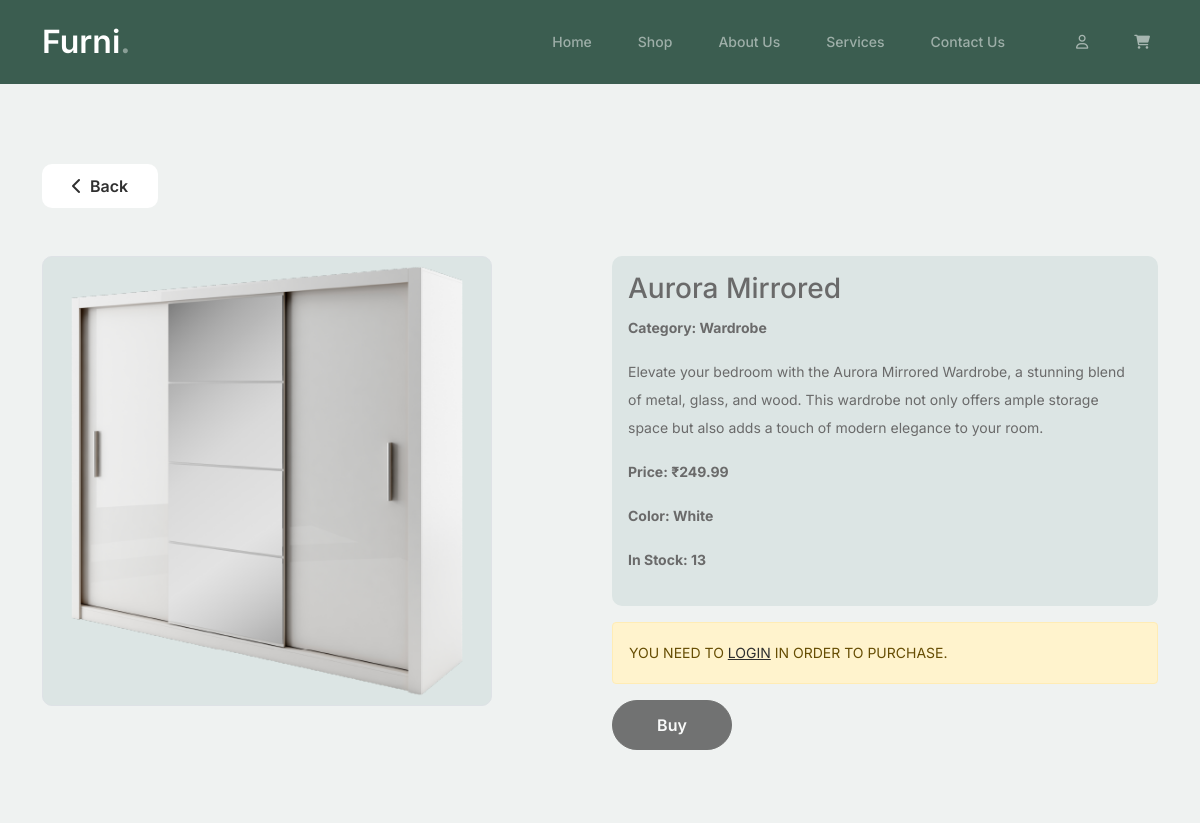
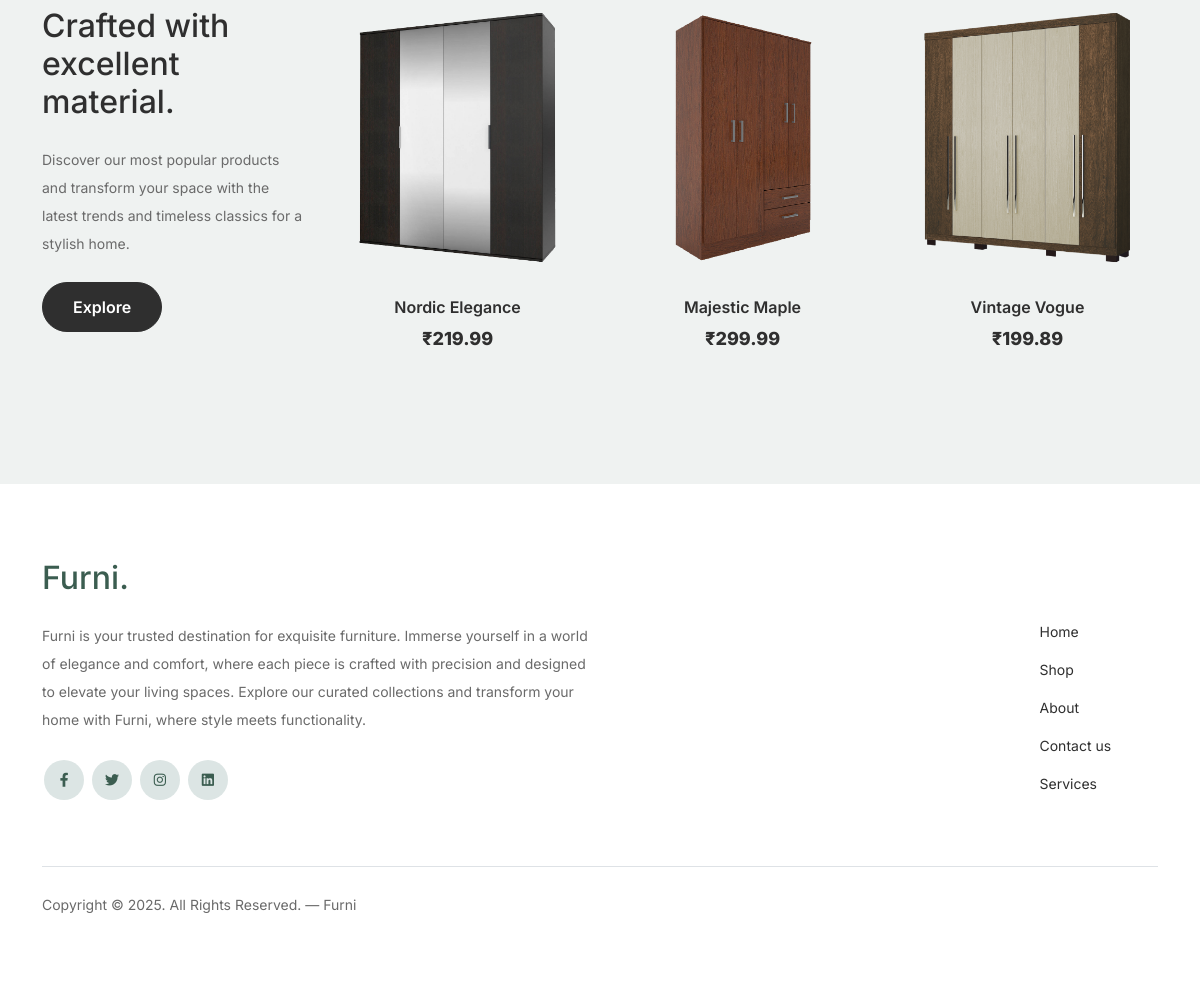
/product.php?id=47, run on the app's committed database (2 pictures, top to bottom).
### tables this page shows
CREATE TABLE `role_nav` (
  `id_rn` int(100) NOT NULL,
  `id_nav` int(100) NOT NULL,
  `id_role` int(100) NOT NULL
);

CREATE TABLE `nav` (
  `id_nav` int(100) NOT NULL,
  `name_nav` varchar(255) NOT NULL,
  `path_nav` varchar(255) NOT NULL
);

CREATE TABLE `product` (
  `id_product` int(100) NOT NULL,
  `name_product` varchar(255) NOT NULL,
  `desc_product` varchar(255) NOT NULL,
  `price_product` float NOT NULL,
  `availability_product` int(255) NOT NULL,
  `created_at_p` timestamp NOT NULL DEFAULT current_timestamp(),
  `modified_at_p` timestamp NOT NULL DEFAULT '0000-00-00 00:00:00',
  `id_cat` int(100) NOT NULL,
  `id_color` int(100) NOT NULL
);

CREATE TABLE `image` (
  `id_image` int(255) NOT NULL,
  `name_image` varchar(255) NOT NULL,
  `path_image` varchar(255) NOT NULL,
  `date_upload_image` timestamp NOT NULL DEFAULT current_timestamp()
);

CREATE TABLE `category` (
  `id_cat` int(100) NOT NULL,
  `name_cat` varchar(255) NOT NULL
);

CREATE TABLE `color` (
  `id_color` int(100) NOT NULL,
  `name_color` varchar(255) NOT NULL
);

### models/functions.php (called while the page is built, shortened)
<?php
function getNavWithRoles($roleName)
{
    global $conn;
    $query = "SELECT * FROM role_nav rn JOIN user_role ur ON rn.id_role = ur.id_role JOIN nav n ON rn.id_nav = n.id_nav WHERE ur.name_role = ?";
    $ps = $conn->prepare($query);
    $ps->bindValue(1, $roleName, PDO::PARAM_STR);
    $ps->execute();
    $res = $ps->fetchAll();
    return $res;
}
function getProductFromSameCategoryTop3($catID)
{
    global $conn;
    $query = "SELECT * FROM product p JOIN category c ON p.id_cat=c.id_cat JOIN prod_img pi ON p.id_product=pi.id_product JOIN image i ON pi.id_image=i.id_image WHERE p.id_cat = ? ORDER BY RAND() LIMIT 3";
    $ps = $conn->prepare($query);
    $ps->bindValue(1, $catID, PDO::PARAM_INT);
    $ps->execute();
    $res = $ps->fetchAll();
    return $res;
}
function getProduct($id)
{
    global $conn;
    $query = "SELECT * FROM product p JOIN category c ON p.id_cat=c.id_cat
                                          JOIN prod_img pi ON p.id_product=pi.id_product
                                          JOIN image i ON pi.id_image=i.id_image
                                          JOIN color clr ON p.id_color = clr.id_color
                                          WHERE p.id_product=:id";
    $ps = $conn->prepare($query);
    $ps->bindParam(":id", $id);
    $ps->execute();
    $res = $ps->fetchAll();
    return $res;
}

### product.php (the view, shortened to what this page needs)
<?php
include "template/head.php";
include "template/nav.php";
$id = $_GET['id'];
$sentProduct = getProduct($id);
$catID = $sentProduct[0]->id_cat;
$prodArr = getProductFromSameCategoryTop3($catID);
?>
<div class="product-section pb-0">
    <div class="container">
        <button id="backToProducts" class="btn mb-5"><i id="backArrow" class="fa-solid fa-chevron-left me-2"></i>Back</button>
        <div class="row">
            <div class="col-lg-6 col-sm-12">
                <img id="product-image" class="border border-10" src="<?= $sentProduct[0]->path_image ?>" alt="<?= $sentProduct[0]->name_image ?>" />
            </div>
            <div class="col-lg-6 col-sm-12 d-flex flex-column">
                <div id="product-details" class="p-3 border-10" data-prodid="<?= $sentProduct[0]->id_product ?>">
                    <h3><?= $sentProduct[0]->name_product ?></h3>
                    <p class="fw-bold">Category: <?= $sentProduct[0]->name_cat ?></p>
                    <p><?= $sentProduct[0]->desc_product ?></p>
                    <p class="fw-bold">Price: &#8377;<?= $sentProduct[0]->price_product ?></p>
                    <p class="fw-bold">Color: <?= $sentProduct[0]->name_color ?></p>
                    <p class="fw-bold">In Stock: <?= $sentProduct[0]->availability_product ?></p>
                </div>
                <?php if ($sentProduct[0]->availability_product > 0 && !empty($user)) : ?>
                    <button id="buyProduct" class="btn mt-5">Buy</button>
                <?php elseif (empty($user)) : ?>
                    <p class="alert alert-warning mt-3 text-uppercase">You need to <a href="login.php">login</a> in order to purchase.</p>
                    <button id="buyProduct" class="btn" disabled>Buy</button>
                <?php else : ?>
                    <p class="alert my-alert-danger mt-3 text-uppercase">not available at the moment!</p>
                    <button id="buyProduct" class="btn mt-5" disabled>Buy</button>
                <?php endif; ?>
            </div>
        </div>
    </div>
</div>
<div class="product-section">
    <div class="container">
        <div class="row">
            <div class="col-md-12 col-lg-3 mb-5 mb-lg-0">
                <h2 class="mb-4 section-title">Crafted with excellent material.</h2>
                <p class="mb-4">Discover our most popular products and transform your space with the latest trends and timeless classics for a stylish home.</p>
                <p><a href="shop.php" class="btn">Explore</a></p>
            </div>
            <?php foreach ($prodArr as $prod) : ?>
                <div class="col-12 col-md-4 col-lg-3 mb-5 mb-md-0">
                    <a class="product-item" href="product.php?id=<?= $prod->id_product ?>">
                        <img src="<?= $prod->path_image ?>" alt="<?= $prod->name_image ?>" class="img-fluid product-thumbnail" />
                        <h3 class="product-title"><?= $prod->name_product ?></h3>
                        <strong class="product-price">&#8377;<?= $prod->price_product ?></strong>
                    </a>
                </div>
            <?php endforeach; ?>
        </div>
    </div>
</div>
<?php
include "template/footer.php";
?>

### template/nav.php (shortened to what this page needs)
<?php
$user = isset($_SESSION['user']) ? $_SESSION['user'] : null;
if ($user != null) {
	$roleName = $user->name_role;
	$navArr = getNavWithRoles($roleName);
	$profileURL = "profile.php";
} else {
	$roleName = "guest";
	$navArr = getNavWithRoles("user");
	$profileURL = "login.php";
}
$path = $_SERVER['REQUEST_URI'];
if (!str_contains($path, "login.php")) {
?>
	<nav class="custom-navbar navbar navbar navbar-expand-md navbar-dark bg-dark" arial-label="Furni navigation bar">
		<div class="container">
			<a class="navbar-brand" href="index.php">Furni<span>.</span></a>
			<div class="collapse navbar-collapse" id="navbarsFurni">
				<ul id="navbarsFurniUl" class="custom-navbar-nav navbar-nav ms-auto mb-2 mb-md-0">
					<?php foreach ($navArr as $nav) : ?>
						<li><a class="nav-link" href="<?= $nav->path_nav ?>"><?= $nav->name_nav ?></a></li>
					<?php endforeach; ?>
				</ul>
				<ul class="custom-navbar-cta navbar-nav mb-2 mb-md-0 ms-5">
					<li>
						<?php if ($roleName == "user") : ?>
							<a class="nav-link" href="<?php echo $profileURL; ?>">
								<i class="fa-regular fa-user"></i>
								<span class="ms-1"><?php echo $_SESSION['user']->fn_user; ?></span>
							</a>
						<?php elseif ($roleName == "admin") : ?>
							<a class="nav-link d-none" href="login.php">
								<i class="fa-regular fa-user"></i>
							</a>
						<?php else : ?>
							<a class="nav-link" href="login.php">
								<i class="fa-regular fa-user"></i>
							</a>
						<?php endif; ?>
					</li>
					<li>
						<a class="nav-link" href="cart.php">
							<i class="fa-solid fa-cart-shopping"></i>
						</a>
					</li>
				</ul>
			</div>
		</div>
	</nav>
<?php
}
?>

### assets/css/style.css (style rules this page uses)
a { text-decoration: none; -webkit-transition: .3s all ease; -o-transition: .3s all ease; transition: .3s all ease; color: #2f2f2f; text-decoration: underline; }
.custom-navbar { background: #3b5d50 !important; padding-top: 20px; padding-bottom: 20px; }
.custom-navbar .navbar-brand { font-size: 32px; font-weight: 600; }
.custom-navbar .navbar-brand>span { opacity: .4; }
@media (min-width: 992px) { .custom-navbar .custom-navbar-nav li { margin-left: 15px; margin-right: 15px; } }
.custom-navbar .custom-navbar-nav li a { font-weight: 500; color: #ffffff !important; opacity: .5; -webkit-transition: .3s all ease; -o-transition: .3s all ease; transition: .3s all ease; position: relative; }
@media (min-width: 768px) { .custom-navbar .custom-navbar-nav li a:before { content: ""; position: absolute; bottom: 0; left: 8px; right: 8px; background: #f9bf29; height: 5px; opacity: 1; visibility: visible; width: 0; -webkit-transition: .15s all ease-out; -o-transition: .15s all ease-out; transition: .15s all ease-out; } }
.custom-navbar .custom-navbar-cta { margin-left: 0 !important; -webkit-box-orient: horizontal; -webkit-box-direction: normal; -ms-flex-direction: row; flex-direction: row; }
@media (min-width: 768px) { .custom-navbar .custom-navbar-cta { margin-left: 40px !important; } }
.custom-navbar .custom-navbar-cta li { margin-left: 0px; margin-right: 0px; }
.custom-navbar .custom-navbar-cta li { margin-right: 15px; }
.custom-navbar .custom-navbar-cta li:last-child { margin-right: 0px; }
.btn { font-weight: 600; padding: 12px 30px; border-radius: 30px; color: #ffffff; background: #2f2f2f; border-color: #2f2f2f; }
.section-title { color: #2f2f2f; }
.product-section { padding: 5rem 0; }
.product-section .product-item { text-align: center; text-decoration: none; display: block; position: relative; padding-bottom: 50px; cursor: pointer; }
.product-section .product-item .product-thumbnail { margin-bottom: 30px; position: relative; top: 0; -webkit-transition: .3s all ease; -o-transition: .3s all ease; transition: .3s all ease; }
.product-section .product-item h3 { font-weight: 600; font-size: 16px; }
.product-section .product-item strong { font-weight: 800 !important; font-size: 18px !important; }
.product-section .product-item h3, .product-section .product-item strong { color: #2f2f2f; text-decoration: none; }
.product-section .product-item:before { bottom: 0; left: 0; right: 0; position: absolute; content: ""; background: #dce5e4; height: 0%; z-index: -1; border-radius: 10px; -webkit-transition: .3s all ease; -o-transition: .3s all ease; transition: .3s all ease; }
.border-10, #team-section img { border-radius: 10px !important; }
#product-details, #product-image, #shopping-cart-totals-info { background-color: #dce5e4; }
#homeButton, #backArrow, #forwardArrow, #backToProducts, #goToInsertProduct, #goToMessages, .categoryPorduct-container, #past-order-div-details { transition: 0.3s ease-in-out; }
#homeButton, #backToProducts, #goToInsertProduct, #goToMessages, #previewChangesBtn { width: auto; border-radius: 10px; background-color: #fff; color: #2f2f2f; border: none; padding: 10px 30px; }
#buyProduct, #inputFilterBtn { width: 120px; }
@media (max-width: 1200px) { #product-image { width: 450px; } }

### data on the page
role_nav: id_nav.name_nav "Home"
role_nav: id_nav.name_nav "Shop"
role_nav: id_nav.name_nav "About Us"
role_nav: id_nav.name_nav "Services"
role_nav: id_nav.name_nav "Contact Us"
product: image.path_image+name_image (picture), name_product "Aurora Mirrored", id_cat.name_cat "Wardrobe", desc_product "Elevate your bedroom with the Aurora Mirrored Wardrobe, a stunning blend of metal, glass, and wood. This wardrobe not only offers ample storage space but also adds a touch of modern elegance to your room.", price_product "249.99", id_color.name_color "White", availability_product "13"
product: image.path_image+name_image (picture), name_product "Nordic Elegance", price_product "219.99"
product: image.path_image+name_image (picture), name_product "Majestic Maple", price_product "299.99"
product: image.path_image+name_image (picture), name_product "Vintage Vogue", price_product "199.89"
